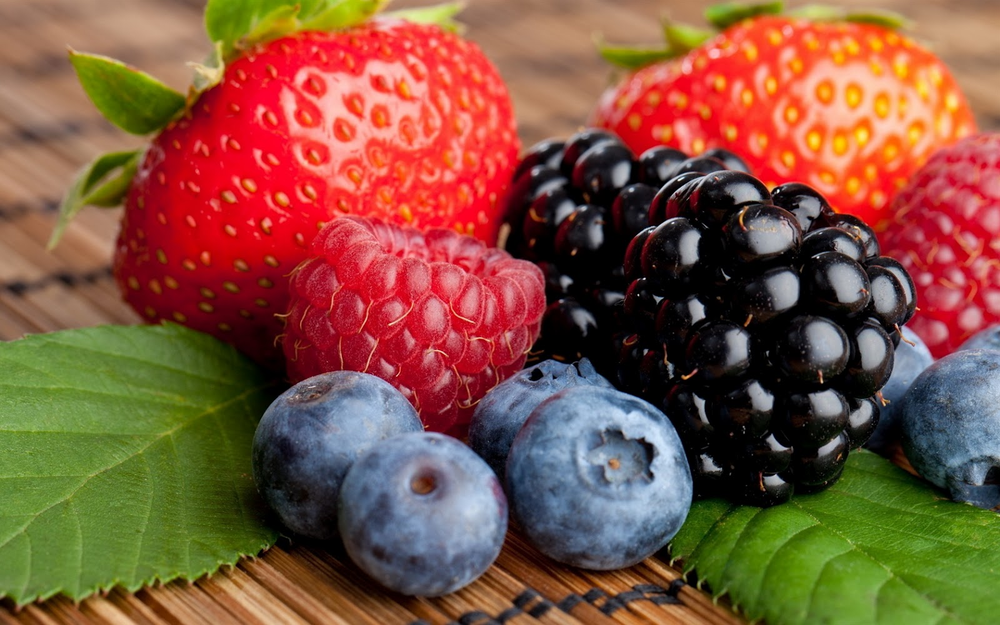
#> input picture imagens/frutas-morfologia.png, 1000 x 625 px, shrunk from 1600 x 1000 before the run
$ python morfologia_matematica.py
#> lines starting #> are read from the running program, lines starting #| are printed output that depends on the picture; after the words box and inside, x2 and y2 are one past the last pixel; in counts of white or black regions, pixels touching at a corner belong together
import cv2
import numpy as np

PATH = "imagens/frutas-morfologia.png"

# Lê a imagem
img = cv2.imread(PATH, cv2.IMREAD_GRAYSCALE)
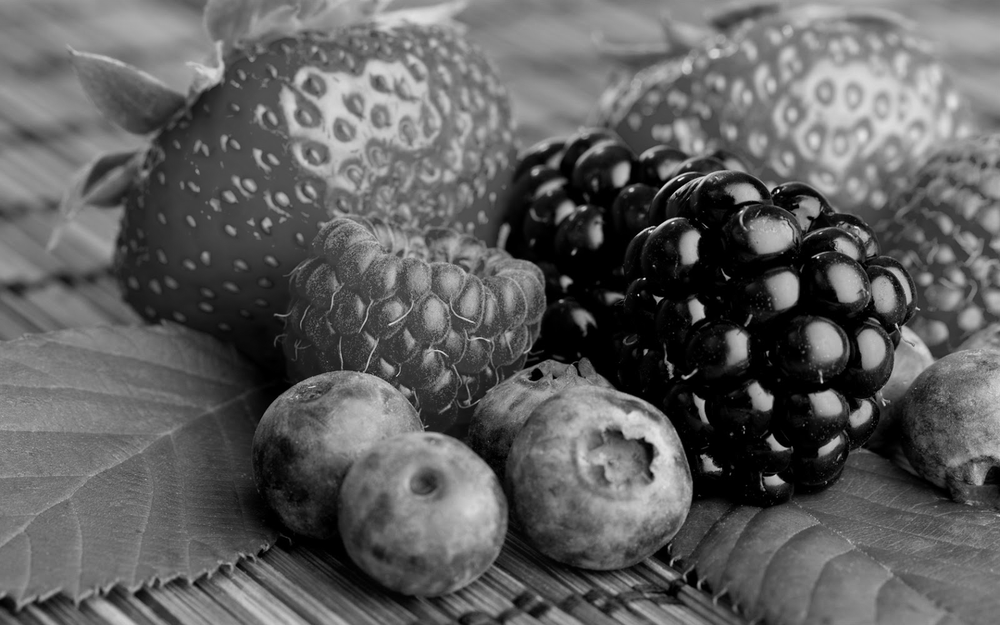
#> img: shape (625, 1000); min 0, max 252, mean 94.8

# Binariza a imagem para operações morfológicas
_, img_bin = cv2.threshold(img, 0, 255, cv2.THRESH_BINARY + cv2.THRESH_OTSU)
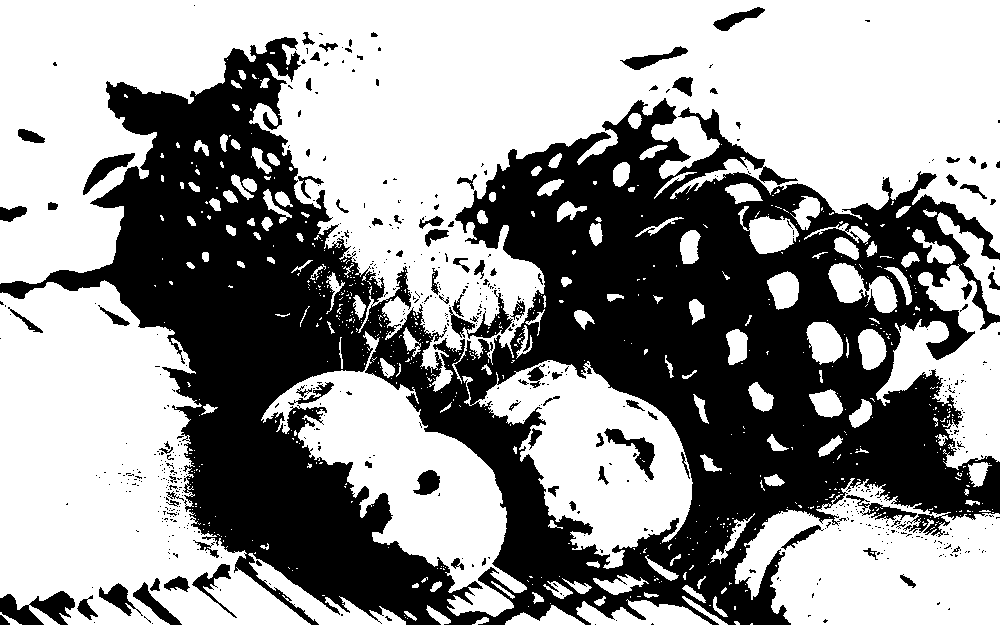
#> img_bin: shape (625, 1000); 59.2% white; 609 black regions (517 under 20 px), largest, box (x1, y1, x2, y2) and area: (0, 37, 1000, 625) 239444, (0, 591, 75, 625) 1447, (449, 290, 513, 339) 914

# Define o elemento estruturante (kernel)
kernel = cv2.getStructuringElement(cv2.MORPH_RECT, (5, 5))

# EROSÃO — remove pequenos objetos / afina bordas
erosao = cv2.erode(img_bin, kernel, iterations=1)
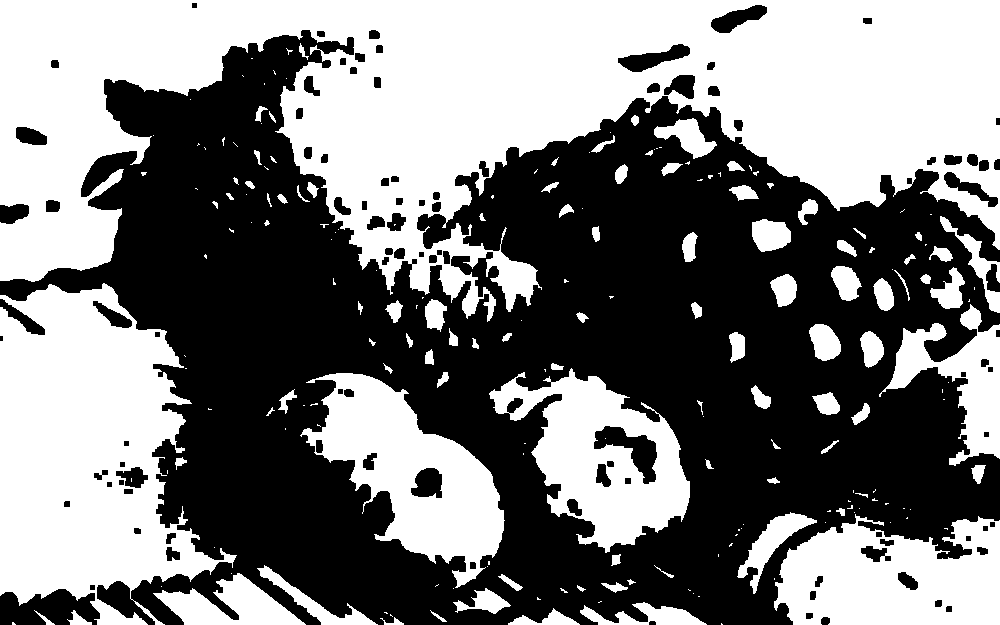
#> erosao: shape (625, 1000); 48.4% white; 205 white regions (109 under 20 px), largest, box (x1, y1, x2, y2) and area: (0, 0, 1000, 322) 165456, (0, 283, 237, 625) 49294, (300, 373, 505, 588) 19255

# DILATAÇÃO — preenche buracos / engrossa bordas
dilatacao = cv2.dilate(img_bin, kernel, iterations=1)
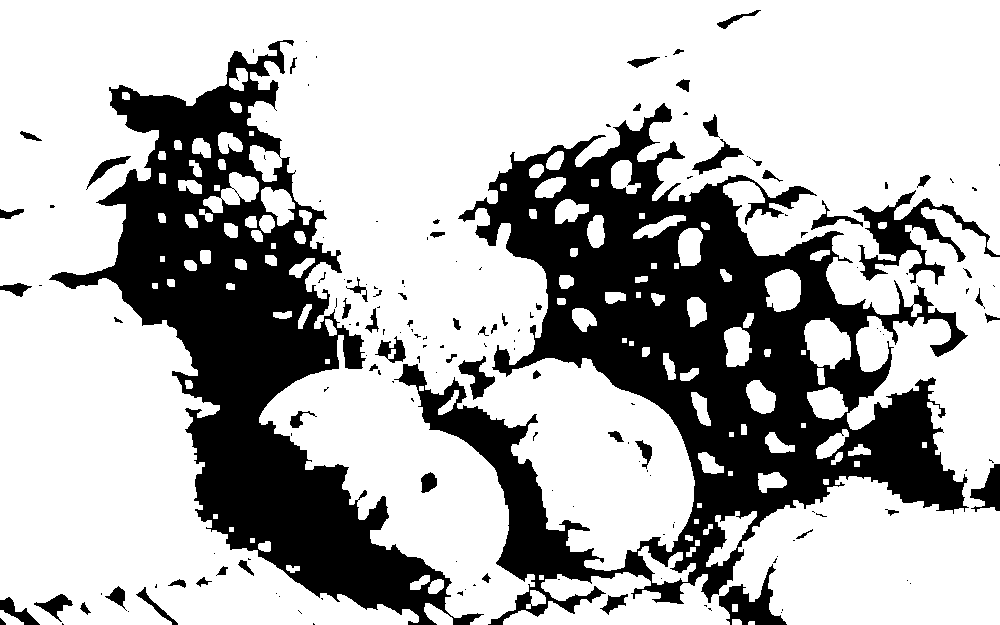
#> dilatacao: shape (625, 1000); 70.4% white; 166 black regions (103 under 20 px), largest, box (x1, y1, x2, y2) and area: (394, 103, 969, 625) 98063, (49, 40, 484, 625) 72313, (853, 190, 1000, 285) 3943

# ABERTURA (erosão seguida de dilatação) — remove ruído
abertura = cv2.morphologyEx(img_bin, cv2.MORPH_OPEN, kernel)
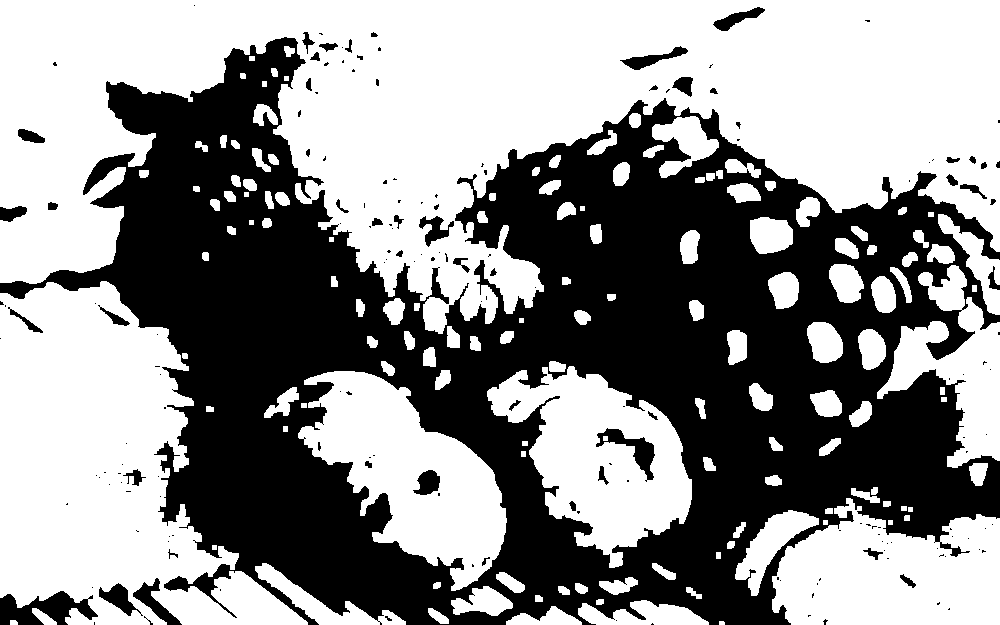
#> abertura: shape (625, 1000); 56.1% white; 175 black regions (125 under 20 px), largest, box (x1, y1, x2, y2) and area: (0, 37, 1000, 625) 264623, (0, 591, 98, 625) 1880, (596, 428, 655, 482) 958

# FECHAMENTO (dilatação seguida de erosão) — fecha buracos
fechamento = cv2.morphologyEx(img_bin, cv2.MORPH_CLOSE, kernel)
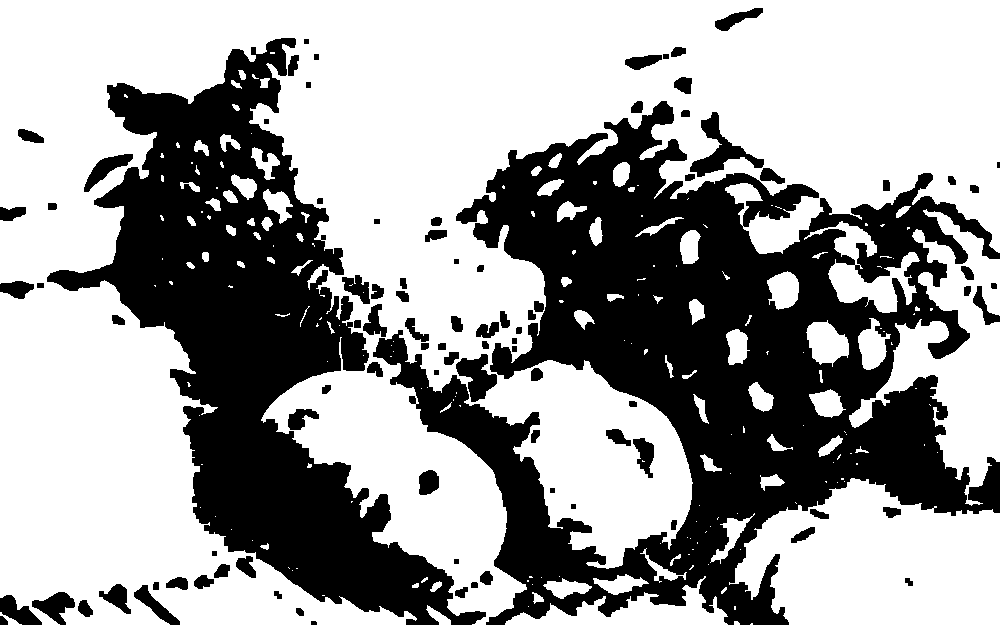
#> fechamento: shape (625, 1000); 62.3% white; 94 black regions (1 under 20 px), largest, box (x1, y1, x2, y2) and area: (373, 101, 1000, 625) 133208, (47, 38, 486, 625) 85474, (690, 112, 764, 177) 1448


# Define janelas de visualização
cv2.namedWindow("Original", cv2.WINDOW_NORMAL)
cv2.namedWindow("Binarizada", cv2.WINDOW_NORMAL)
cv2.namedWindow("Erosao", cv2.WINDOW_NORMAL)
cv2.namedWindow("Dilatacao", cv2.WINDOW_NORMAL)
cv2.namedWindow("Abertura", cv2.WINDOW_NORMAL)
cv2.namedWindow("Fechamento", cv2.WINDOW_NORMAL)


# Exibe as imagens
cv2.imshow("Original",   img)
cv2.imshow("Binarizada", img_bin)
cv2.imshow("Erosao",     erosao)
cv2.imshow("Dilatacao",  dilatacao)
cv2.imshow("Abertura",   abertura)
cv2.imshow("Fechamento", fechamento)

cv2.waitKey(0)
cv2.destroyAllWindows()

$ run again, with imagens/figura09-sift.png copied over imagens/frutas-morfologia.png
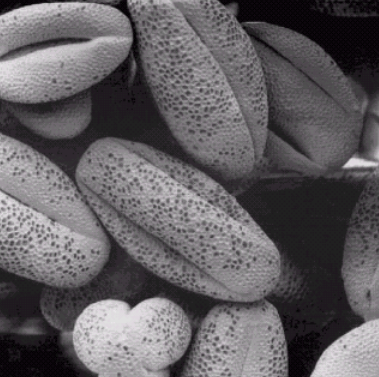
#> input picture imagens/figura09-sift.png, 379 x 377 px
#> `_, img_bin = cv2.threshold(img, 0, 255, cv2.THRESH_BINARY + cv2.THRESH..`:
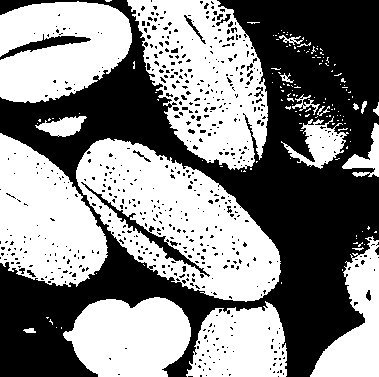
#> img_bin: shape (377, 379); 52.3% white; 615 black regions (594 under 20 px), largest, box (x1, y1, x2, y2) and area: (0, 0, 379, 377) 62806, (81, 182, 210, 277) 896, (0, 34, 91, 60) 623
#> erosao: shape (377, 379); 32.7% white; 94 white regions (67 under 20 px), largest, box (x1, y1, x2, y2) and area: (78, 141, 278, 299) 8665, (0, 4, 130, 101) 8310, (0, 136, 105, 283) 7608
#> dilatacao: shape (377, 379); 64.2% white; 23 black regions (17 under 20 px), largest, box (x1, y1, x2, y2) and area: (0, 0, 379, 377) 39318, (0, 233, 263, 377) 11096, (0, 0, 53, 12) 241, (22, 38, 84, 49) 176, (112, 0, 130, 16) 116, (151, 236, 182, 258) 101
#> abertura: shape (377, 379); 46.9% white; 31 white regions (1 under 20 px), largest, box (x1, y1, x2, y2) and area: (76, 139, 280, 301) 13863, (128, 0, 267, 168) 11019, (0, 134, 107, 285) 10215
#> `fechamento = cv2.morphologyEx(img_bin, cv2.MORPH_CLOSE, kernel)`:
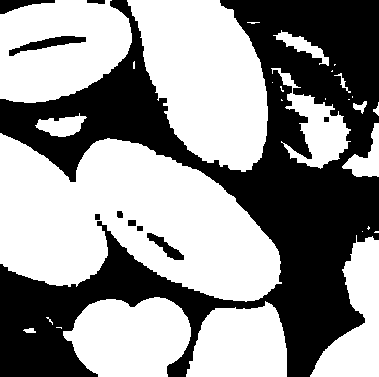
#> fechamento: shape (377, 379); 57.4% white; 10 black regions, largest, box (x1, y1, x2, y2) and area: (0, 0, 379, 377) 59358, (9, 36, 86, 56) 549, (0, 0, 55, 14) 375

$ run again, with imagens/figura26a-pdi.png copied over imagens/frutas-morfologia.png
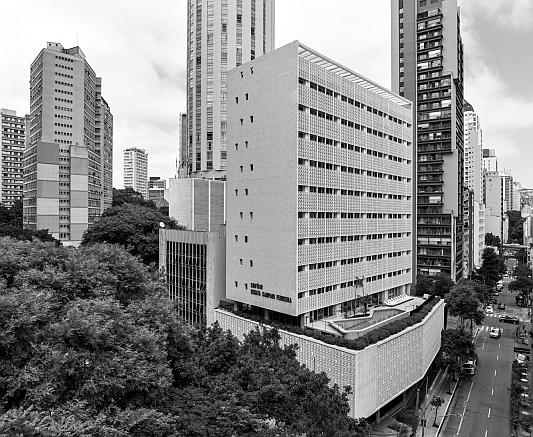
#> input picture imagens/figura26a-pdi.png, 533 x 437 px
#> img is the input picture: shape (437, 533); min 0, max 255, mean 135.7
#> `_, img_bin = cv2.threshold(img, 0, 255, cv2.THRESH_BINARY + cv2.THRESH..`:
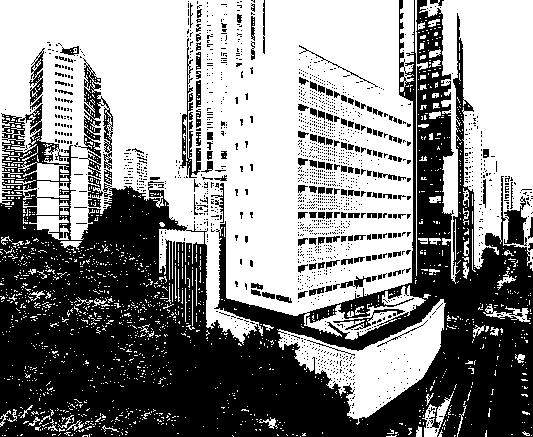
#> img_bin: shape (437, 533); 55.2% white; 1718 black regions (1571 under 20 px), largest, box (x1, y1, x2, y2) and area: (0, 0, 533, 437) 91508, (78, 58, 113, 179) 1456, (180, 38, 201, 178) 686
#> erosao: shape (437, 533); 32.6% white; 164 white regions (118 under 20 px), largest, box (x1, y1, x2, y2) and area: (200, 0, 411, 314) 27606, (0, 0, 192, 228) 20490, (443, 0, 533, 263) 12166
#> dilatacao: shape (437, 533); 79.8% white; 226 black regions (178 under 20 px), largest, box (x1, y1, x2, y2) and area: (0, 250, 533, 437) 34533, (83, 191, 175, 264) 2790, (221, 298, 437, 348) 1671
#> abertura: shape (437, 533); 43.2% white; 104 white regions, largest, box (x1, y1, x2, y2) and area: (198, 0, 413, 316) 36300, (0, 0, 194, 230) 25452, (441, 0, 533, 265) 14644
#> `fechamento = cv2.morphologyEx(img_bin, cv2.MORPH_CLOSE, kernel)`:
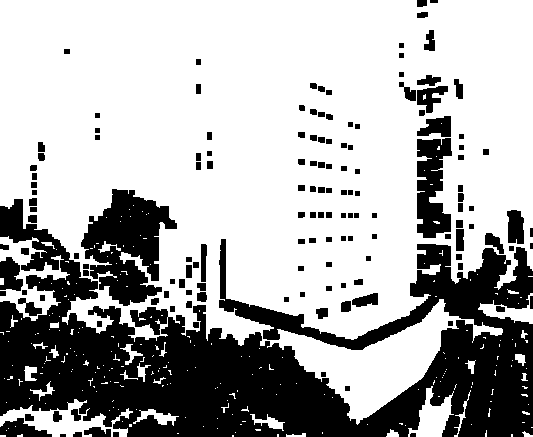
#> fechamento: shape (437, 533); 67.9% white; 147 black regions (2 under 20 px), largest, box (x1, y1, x2, y2) and area: (0, 199, 533, 437) 56774, (81, 189, 177, 306) 6354, (417, 138, 452, 238) 2482

$ run again, with imagens/linhas-mundo04-hough.png copied over imagens/frutas-morfologia.png
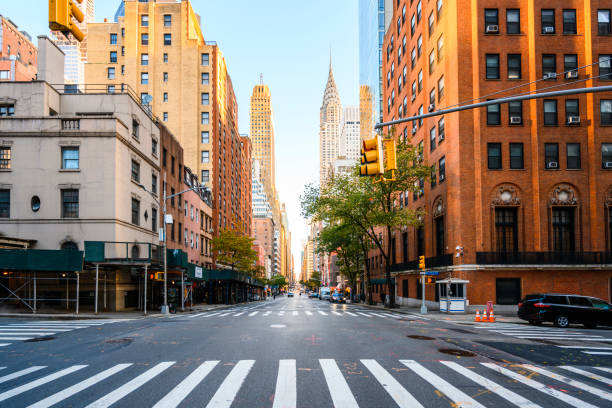
#> input picture imagens/linhas-mundo04-hough.png, 612 x 408 px
#> `_, img_bin = cv2.threshold(img, 0, 255, cv2.THRESH_BINARY + cv2.THRESH..`:
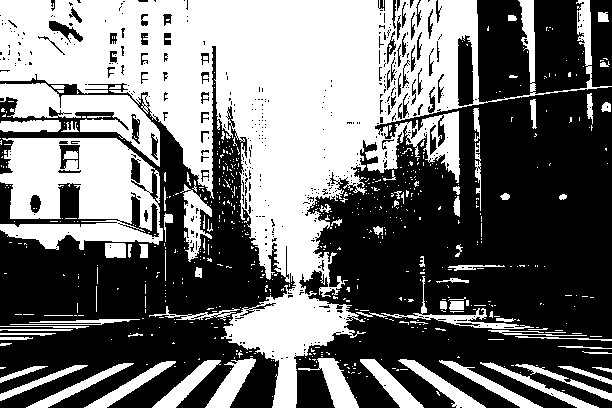
#> img_bin: shape (408, 612); 44.6% white; 627 white regions (545 under 20 px), largest, box (x1, y1, x2, y2) and area: (0, 0, 612, 408) 75071, (0, 138, 163, 250) 12339, (0, 83, 160, 167) 4594
#> erosao: shape (408, 612); 28.3% white; 140 white regions (96 under 20 px), largest, box (x1, y1, x2, y2) and area: (0, 0, 382, 280) 43583, (0, 140, 151, 220) 7107, (227, 286, 344, 408) 4748
#> dilatacao: shape (408, 612); 62% white; 86 black regions (50 under 20 px), largest, box (x1, y1, x2, y2) and area: (322, 89, 612, 337) 41994, (0, 233, 237, 408) 20684, (322, 318, 612, 408) 8978
#> abertura: shape (408, 612); 38.3% white; 90 white regions, largest, box (x1, y1, x2, y2) and area: (0, 0, 391, 282) 52268, (0, 138, 153, 222) 8933, (225, 284, 349, 408) 6013
#> `fechamento = cv2.morphologyEx(img_bin, cv2.MORPH_CLOSE, kernel)`:
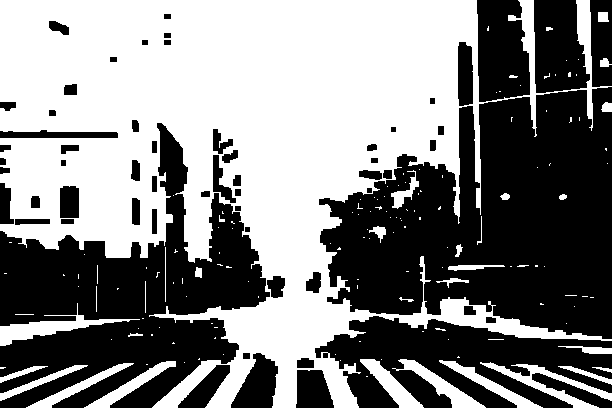
#> fechamento: shape (408, 612); 51.2% white; 60 black regions, largest, box (x1, y1, x2, y2) and area: (319, 87, 612, 339) 49080, (0, 123, 270, 408) 35401, (315, 316, 612, 408) 15214
